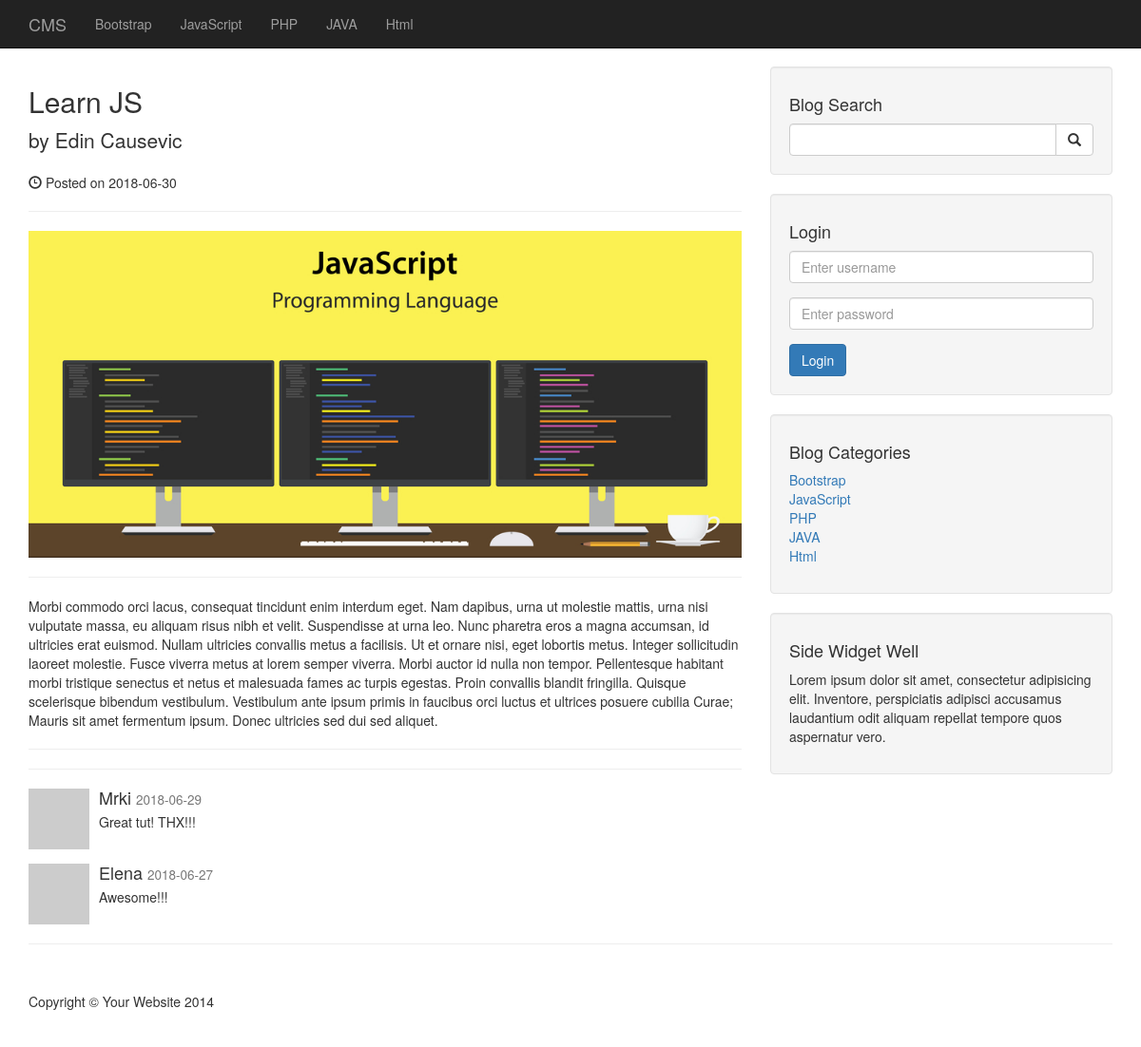
/post.php?p_id=7, run on the app's committed database.
### tables this page shows
CREATE TABLE `catagories` (
  `cat_id` int(3) NOT NULL,
  `cat_title` varchar(255) NOT NULL
);

CREATE TABLE `posts` (
  `post_id` int(3) NOT NULL,
  `post_category_id` varchar(255) NOT NULL,
  `post_title` varchar(255) NOT NULL,
  `post_author` varchar(255) NOT NULL,
  `post_date` date NOT NULL,
  `post_image` text NOT NULL,
  `post_content` text NOT NULL,
  `post_tags` varchar(255) NOT NULL,
  `post_comment_count` int(12) NOT NULL,
  `post_status` varchar(255) NOT NULL DEFAULT 'draft'
);

CREATE TABLE `comments` (
  `comment_id` int(3) NOT NULL,
  `comment_post_id` int(3) NOT NULL,
  `comment_author` varchar(255) NOT NULL,
  `comment_email` varchar(255) NOT NULL,
  `comment_content` text NOT NULL,
  `comment_status` varchar(255) NOT NULL,
  `comment_date` date NOT NULL
);

### post.php (the view, shortened to what this page needs)
<?php include 'includes/db.php'; ?>
<?php include 'includes/header.php'; ?>
<?php include 'includes/navigation.php'; ?>
<div class="container">
<div class="row">
<div class="col-md-8">
<?php
    if(isset($_GET['p_id'])) {
        $clicke_post_id = $_GET['p_id'];
        $postQuery = "SELECT * FROM posts WHERE post_id= $clicke_post_id";
        $postResult = mysqli_query($connection, $postQuery);
        while($row = mysqli_fetch_assoc($postResult)) {
        $post_title = $row['post_title'];
        $post_author = $row['post_author'];
        $post_date = $row['post_date'];
        $post_image = $row['post_image'];
        $post_content = $row['post_content'];
        }
?>
    <h2>
        <?php echo $post_title;?>
    </h2>
    <p class="lead">
        by <?php echo $post_author;?>
    </p>
    <p><span class="glyphicon glyphicon-time"></span> Posted on <?php echo $post_date;?></p>
    <hr>
    <img class="img-responsive"  style="min-width:100%"
        src="images/<?php echo $post_image; ?>" alt="Post Image">
    <hr>
    <p><?php echo $post_content;?></p>
    <hr>
<?php } ?>
<hr>
<?php
    $post_id = $_GET['p_id'];
    $query = "SELECT * FROM comments WHERE comment_post_id = $post_id AND comment_status = 'approved' ORDER BY comment_id DESC";
    $selectCommentResult = mysqli_query($connection, $query);
    while($row = mysqli_fetch_assoc($selectCommentResult)) {
        $comment_author = $row['comment_author'];
        $comment_content = $row['comment_content'];
        $comment_date = $row['comment_date'];
?>
<div class="media">
<a class="pull-left" href="#">
<img class="media-object" src="http://placehold.it/64x64" alt="">
</a>
<div class="media-body">
<h4 class="media-heading">
    <?php echo $comment_author; ?>
    <small><?php echo $comment_date; ?></small>
</h4>
<?php echo $comment_content; ?>
</div>
</div>
<?php } ?>
</div>
<?php include 'includes/sidebar.php';  ?>
</div>
<hr>
<?php include 'includes/footer.php';  ?>

### includes/header.php (shortened to what this page needs)
<!DOCTYPE html>
<html lang="en">
<head>
    <link href="css/bootstrap.min.css" rel="stylesheet">
    <link href="css/blog-home.css" rel="stylesheet">
</head>
<body>

### includes/navigation.php (shortened to what this page needs)
<nav class="navbar navbar-inverse navbar-fixed-top" role="navigation">
<div class="container">
<div class="navbar-header">
    <a class="navbar-brand" href="./index.php">CMS</a>
</div>
<div class="collapse navbar-collapse" id="bs-example-navbar-collapse-1">
<ul class="nav navbar-nav">
<?php
    $query = "SELECT * FROM catagories LIMIT 5";
    $result = mysqli_query($connection, $query);
    while($row = mysqli_fetch_assoc($result)) {
        $cat_title = $row['cat_title'];
        echo "<li><a href='catagory.php?catagory=$cat_title'>{$cat_title}</a></li>";
    }
?>
</ul>
</div>
</div>
</nav>

### includes/sidebar.php (shortened to what this page needs)
<div class="col-md-4">
<div class="well">
    <h4>Blog Search</h4>
    <form action="search.php" method="post">
    <div class="input-group">
    <input type="text"
           name="search"
           class="form-control"
           autocomplete="off">
    <span class="input-group-btn">
    <button class="btn btn-default"
            name="submit"
            type="submit">
    <span class="glyphicon glyphicon-search"></span>
    </button>
    </span>
    </div>
    </form>
</div>
<?php
if(!isset($_SESSION['username'])) {
echo  '<div class="well">
        <h4>Login</h4>
        <form action="includes/login.php" method="post">
        <div class="form-group">
        <input type="text"
               name="username"
               class="form-control"
               placeholder="Enter username"
               autocomplete="off"
               reqired>
        </div>
        <div class="form-group">
        <input type="password"
               name="password"
               class="form-control"
               placeholder="Enter password"
               autocomplete="off"
               reqired>
        </div>
        <input type="submit" value="Login"
            class="btn btn-primary" name="login">
        </form>
    </div>';
}
?>
<div class="well">
    <h4>Blog Categories</h4>
    <div class="row">
    <div class="col-lg-6">
    <ul class="list-unstyled">
<?php
    $query = "SELECT * FROM catagories LIMIT 7";
    $result = mysqli_query($connection, $query);
    while($row = mysqli_fetch_assoc($result)) {
        $cat_title = $row['cat_title'];
        echo "<li><a href='catagory.php?catagory=$cat_title'>{$cat_title}</a></li>";
    }
?>
    </ul>
    </div>
    </div>
</div>
<?php include 'widget.php'; ?>
</div>

### includes/widget.php
<div class="well">
    <h4>Side Widget Well</h4>
    <p>Lorem ipsum dolor sit amet, consectetur adipisicing elit. Inventore, perspiciatis adipisci accusamus laudantium odit aliquam repellat tempore quos aspernatur vero.</p>
</div>

### includes/footer.php (shortened to what this page needs)
        <footer>
            <div class="row">
                <div class="col-lg-12">
                    <p>Copyright &copy; Your Website 2014</p>
                </div>
            </div>
        </footer>
    </div>
</body>
</html>

### css/blog-home.css (style rules this page uses)
body { padding-top: 70px; }
footer { margin: 50px 0; }

### data on the page
catagories: cat_title "Bootstrap"
catagories: cat_title "JavaScript"
catagories: cat_title "PHP"
catagories: cat_title "JAVA"
catagories: cat_title "Html"
posts: post_title "Learn JS", post_author "Edin Causevic", post_date "2018-06-30", post_image (picture), post_content "Morbi commodo orci lacus, consequat tincidunt enim interdum eget. Nam dapibus, urna ut molestie mattis, urna nisi vulputate massa, eu aliquam risus nibh et velit. Suspendisse at urna leo. Nunc pharetra eros a magna accumsan, id ultricies erat euismod. Nullam ultricies convallis metus a facilisis. Ut et ornare nisi, eget lobortis metus. Integer sollicitudin laoreet molestie. Fusce viverra metus at lorem semper viverra. Morbi auctor id nulla non tempor. Pellentesque habitant morbi tristique senectus et netus et malesuada fames ac turpis egestas. Proin convallis blandit fringilla. Quisque scelerisque bibendum vestibulum. Vestibulum ante ipsum primis in faucibus orci luctus et ultrices posuere…"
comments: comment_author "Mrki", comment_date "2018-06-29", comment_content "Great tut! THX!!!"
comments: comment_author "Elena", comment_date "2018-06-27", comment_content "Awesome!!!"
